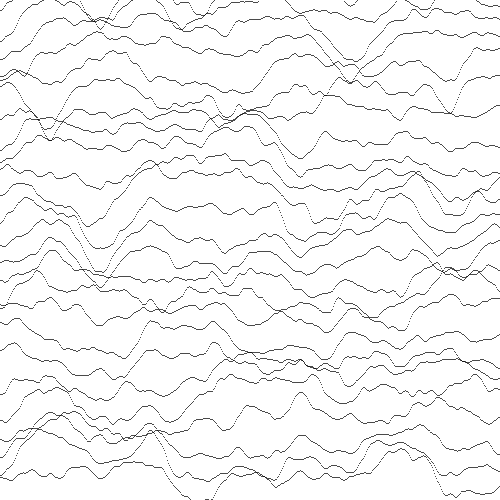
Frame 1 (no input)
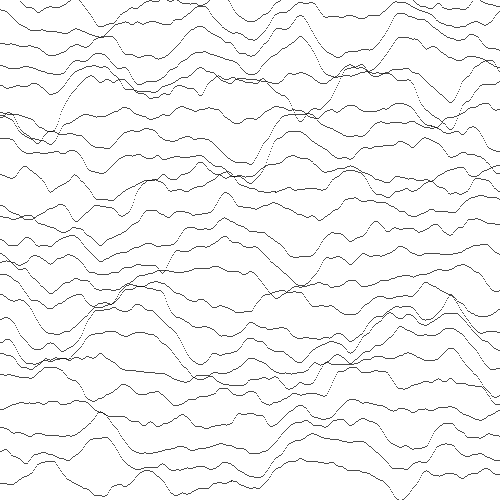
Frame 60 (the mouse pressed at the canvas centre just before this capture)
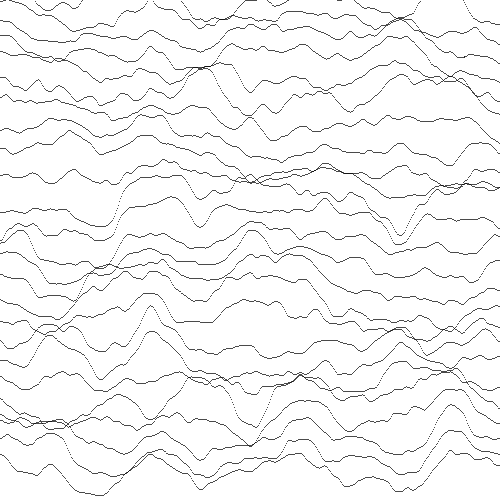
Frame 120 (the mouse held since frame 60 and released just before this capture)

The Processing sketch that drew these frames (run headless with seeded random() and noise(); from frame 60 on, the mouse is pressed at the canvas centre):

// Processing sketch: noise6
// ── noise6.pde
float z = 0.0;

void setup() {
    size(500, 500);
}

void draw() {
    background(255);
    // the for-loop below behaves exactly as the while-loop in the previous examples
    // for-loop is just a more convinient way to create and increment the variable used in while-loop

    // float x = 0; creates decimal variable x and assigns value 0 to it
    // x < width; is a similar condition you used in while loop. The loop repeats as long as the condition is true
    // x = x + 1 increments the x in the end of each iteration. Same thing you wrote at the end of while-loop
    for (float y = 0; y < height; y = y + 20) {
        for (float x = 0; x < width; x = x + 1) {
            float noise_y = map(noise(x/50, y/50, z), 0, 1, -50, 50);
            point(x, y + noise_y);
        }
    }
    // when x is 500 the program will move forward. In this case increment noise_y
    // noise_y = noise_y + 0.01;
    z += 0.05;
}
